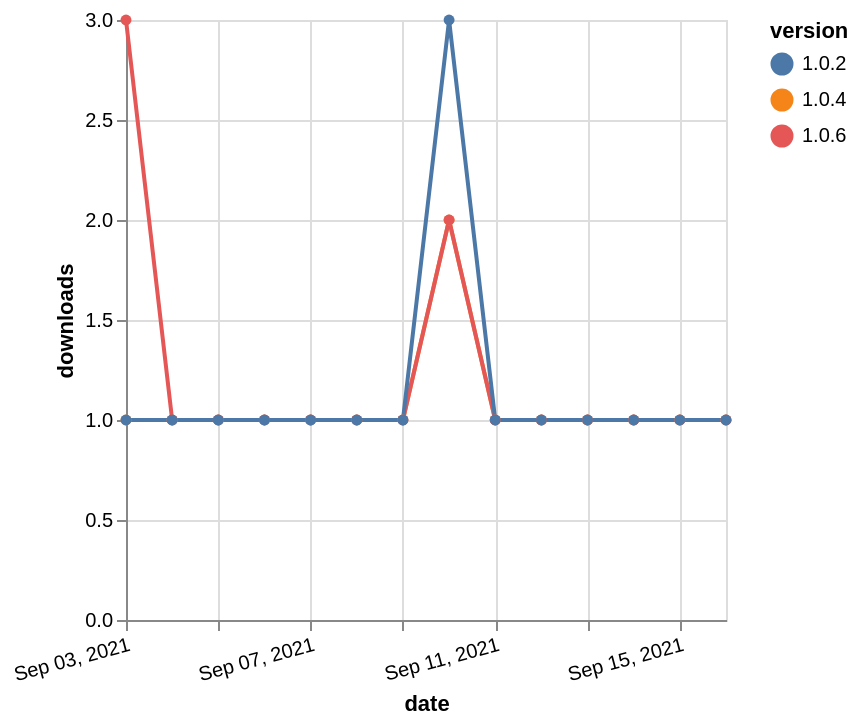

Vega-Lite specification stored for this chart:
### Vega-Lite specification from a JSON file in a GitHub repository (floating-point values rounded to 4 significant figures)
{"$schema": "https://vega.github.io/schema/vega-lite/v5.json", "description": "A simple bar chart with embedded data.", "data": {"values": [{"date": "2021-09-03", "total": 123, "delta": 1, "version": "1.0.4"}, {"date": "2021-09-04", "total": 124, "delta": 1, "version": "1.0.4"}, {"date": "2021-09-05", "total": 125, "delta": 1, "version": "1.0.4"}, {"date": "2021-09-06", "total": 126, "delta": 1, "version": "1.0.4"}, {"date": "2021-09-07", "total": 127, "delta": 1, "version": "1.0.4"}, {"date": "2021-09-08", "total": 128, "delta": 1, "version": "1.0.4"}, {"date": "2021-09-09", "total": 129, "delta": 1, "version": "1.0.4"}, {"date": "2021-09-10", "total": 131, "delta": 2, "version": "1.0.4"}, {"date": "2021-09-11", "total": 132, "delta": 1, "version": "1.0.4"}, {"date": "2021-09-12", "total": 133, "delta": 1, "version": "1.0.4"}, {"date": "2021-09-13", "total": 134, "delta": 1, "version": "1.0.4"}, {"date": "2021-09-14", "total": 135, "delta": 1, "version": "1.0.4"}, {"date": "2021-09-15", "total": 136, "delta": 1, "version": "1.0.4"}, {"date": "2021-09-16", "total": 137, "delta": 1, "version": "1.0.4"}, {"date": "2021-09-03", "total": 94, "delta": 3, "version": "1.0.6"}, {"date": "2021-09-04", "total": 95, "delta": 1, "version": "1.0.6"}, {"date": "2021-09-05", "total": 96, "delta": 1, "version": "1.0.6"}, {"date": "2021-09-06", "total": 97, "delta": 1, "version": "1.0.6"}, {"date": "2021-09-07", "total": 98, "delta": 1, "version": "1.0.6"}, {"date": "2021-09-08", "total": 99, "delta": 1, "version": "1.0.6"}, {"date": "2021-09-09", "total": 100, "delta": 1, "version": "1.0.6"}, {"date": "2021-09-10", "total": 102, "delta": 2, "version": "1.0.6"}, {"date": "2021-09-11", "total": 103, "delta": 1, "version": "1.0.6"}, {"date": "2021-09-12", "total": 104, "delta": 1, "version": "1.0.6"}, {"date": "2021-09-13", "total": 105, "delta": 1, "version": "1.0.6"}, {"date": "2021-09-14", "total": 106, "delta": 1, "version": "1.0.6"}, {"date": "2021-09-15", "total": 107, "delta": 1, "version": "1.0.6"}, {"date": "2021-09-16", "total": 108, "delta": 1, "version": "1.0.6"}, {"date": "2021-09-03", "total": 178, "delta": 1, "version": "1.0.2"}, {"date": "2021-09-04", "total": 179, "delta": 1, "version": "1.0.2"}, {"date": "2021-09-05", "total": 180, "delta": 1, "version": "1.0.2"}, {"date": "2021-09-06", "total": 181, "delta": 1, "version": "1.0.2"}, {"date": "2021-09-07", "total": 182, "delta": 1, "version": "1.0.2"}, {"date": "2021-09-08", "total": 183, "delta": 1, "version": "1.0.2"}, {"date": "2021-09-09", "total": 184, "delta": 1, "version": "1.0.2"}, {"date": "2021-09-10", "total": 187, "delta": 3, "version": "1.0.2"}, {"date": "2021-09-11", "total": 188, "delta": 1, "version": "1.0.2"}, {"date": "2021-09-12", "total": 189, "delta": 1, "version": "1.0.2"}, {"date": "2021-09-13", "total": 190, "delta": 1, "version": "1.0.2"}, {"date": "2021-09-14", "total": 191, "delta": 1, "version": "1.0.2"}, {"date": "2021-09-15", "total": 192, "delta": 1, "version": "1.0.2"}, {"date": "2021-09-16", "total": 193, "delta": 1, "version": "1.0.2"}]}, "width": "container", "mark": {"type": "line", "point": {"filled": true}}, "encoding": {"x": {"field": "date", "type": "temporal", "timeUnit": "yearmonthdate", "title": "date", "axis": {"labelAngle": -15}}, "y": {"field": "delta", "type": "quantitative", "title": "downloads"}, "color": {"field": "version", "type": "nominal"}, "tooltip": {"field": "delta"}}}
